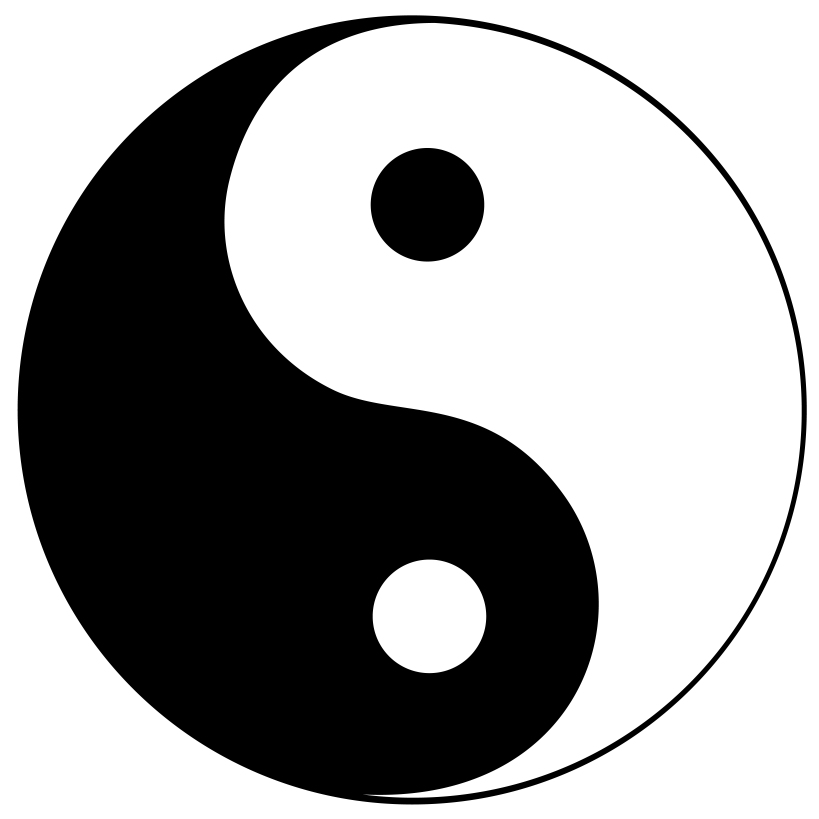
#> input picture bw.jpg, 4094 x 4094 px, given in place of the camera (shown at 1/5 size)
$ python LiveVideocontour.py
#> lines starting #> are read from the running program, lines starting #| are printed output that depends on the picture; after the words box and inside, x2 and y2 are one past the last pixel; in counts of white or black regions, pixels touching at a corner belong together
import cv2 as cv
import numpy as np

# Create a window and trackbars for HSV threshold adjustments
cv.namedWindow('Video')


def nothing(x):
    pass


# Create trackbars for HSV color filtering
cv.createTrackbar('th', 'Video', 0, 255, nothing)
cv.createTrackbar('lb', 'Video', 0, 255, nothing)
cv.createTrackbar('lg', 'Video', 0, 255, nothing)
cv.createTrackbar('lr', 'Video', 0, 255, nothing)
cv.createTrackbar('ub', 'Video', 255, 255, nothing)
cv.createTrackbar('ug', 'Video', 255, 255, nothing)
cv.createTrackbar('ur', 'Video', 255, 255, nothing)

# Open video capture
cap = cv.VideoCapture(0)

while cap.isOpened():
    r, frame = cap.read()
#> frame is the input picture: shape (4094, 4094, 3); min 0, max 255, mean 159.6
    if r:
        # Get trackbar positions
        thr = cv.getTrackbarPos('th', 'Video')
        Lb = cv.getTrackbarPos('lb', 'Video')
        Lg = cv.getTrackbarPos('lg', 'Video')
        Lr = cv.getTrackbarPos('lr', 'Video')
        Ub = cv.getTrackbarPos('ub', 'Video')
        Ug = cv.getTrackbarPos('ug', 'Video')
        Ur = cv.getTrackbarPos('ur', 'Video')

        # Define HSV color range
        lower = np.array([Lb, Lg, Lr])
        upper = np.array([Ub, Ug, Ur])

        # Resize and flip the frame
        frame = cv.resize(frame, (500, 350))
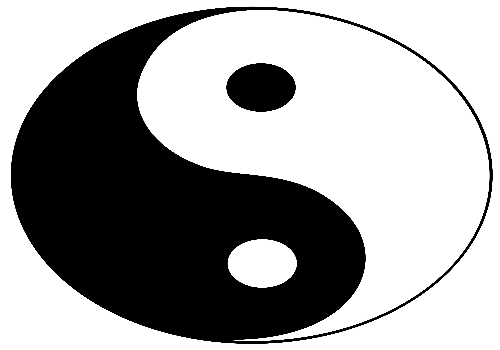
#> frame: shape (350, 500, 3); min 0, max 255, mean 159.6
        frame = cv.flip(frame, 1)
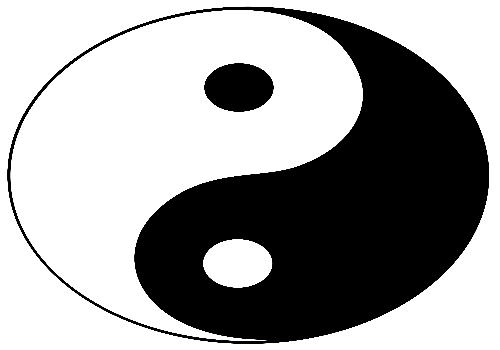
#> frame: shape (350, 500, 3); min 0, max 255, mean 159.6

        # Convert to HSV color space
        hsv = cv.cvtColor(frame, cv.COLOR_BGR2HSV)
#> hsv: shape (350, 500, 3); mean H, S, V 0, 0, 159.6

        # Create a mask for the color range
        m = cv.inRange(hsv, lower, upper)
#> m: shape (350, 500); every value is 255

        # Apply the mask to get the result
        res = cv.bitwise_and(frame, frame, mask=m)

        # Apply binary thresholding to the mask
        _, thi = cv.threshold(m, thr, 255, cv.THRESH_BINARY)

        # Find contours
        contours, _ = cv.findContours(thi, cv.RETR_TREE, cv.CHAIN_APPROX_SIMPLE)
#> contours = [[[0, 0], [0, 349], [499, 349], [499, 0]]]

        # Draw contours on the result image
        cv.drawContours(frame, contours, -1, (0, 0, 255), 3)
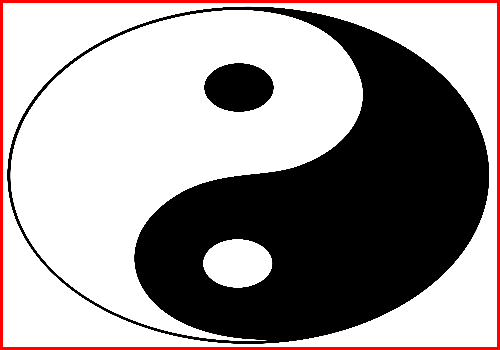
#> frame: shape (350, 500, 3); 2.89% of pixels changed, all inside (x1, y1, x2, y2) = (0, 0, 500, 350)

        # Display images
        cv.imshow('thr', thi)
        cv.imshow('Result', res)
        cv.imshow('hsv', hsv)
        cv.imshow('original', frame)

        # Exit on 'q' key press
        if cv.waitKey(25) & 0xFF == ord('q'):
#> (key q is pressed here)
            break
    else:
        break

# Release video capture and close all windows
cap.release()
cv.destroyAllWindows()

$ run again, on bw2.jpg
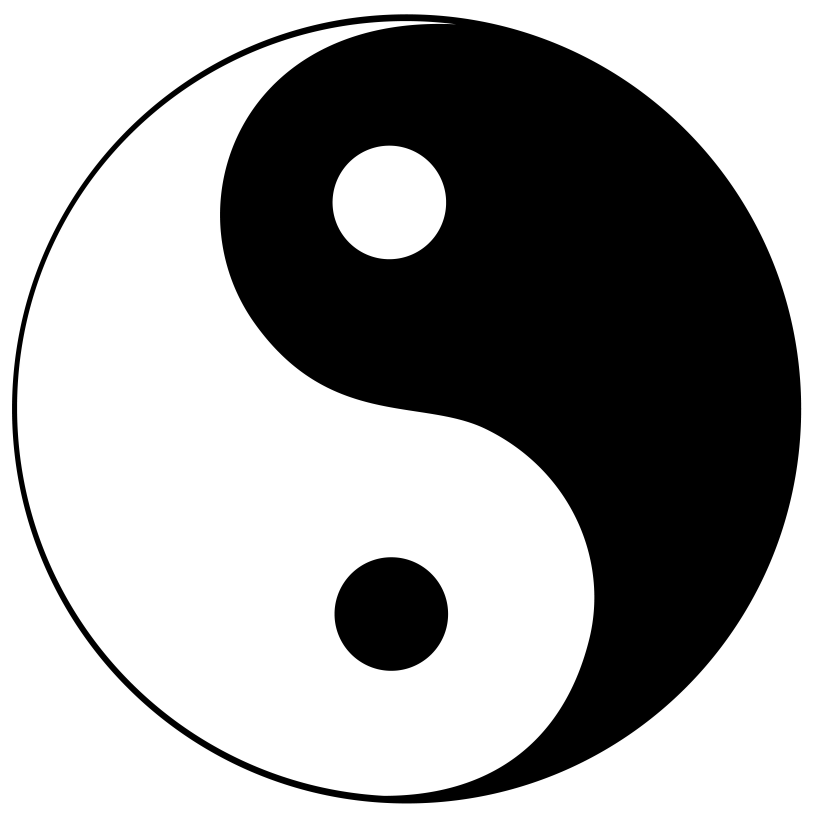
#> input picture bw2.jpg, 4094 x 4094 px, given in place of the camera (shown at 1/5 size)
#> frame is the input picture: shape (4094, 4094, 3); min 0, max 255, mean 159.6
#> `frame = cv.flip(frame, 1)`:
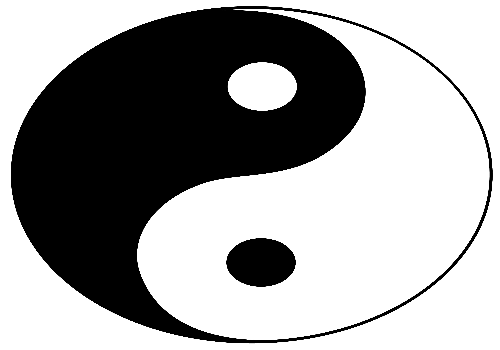
#> frame: shape (350, 500, 3); min 0, max 255, mean 159.6
#> hsv: shape (350, 500, 3); mean H, S, V 0, 0, 159.6
#> m: shape (350, 500); every value is 255
#> contours = [[[0, 0], [0, 349], [499, 349], [499, 0]]]
#> `cv.drawContours(frame, contours, -1, (0, 0, 255), 3)`:
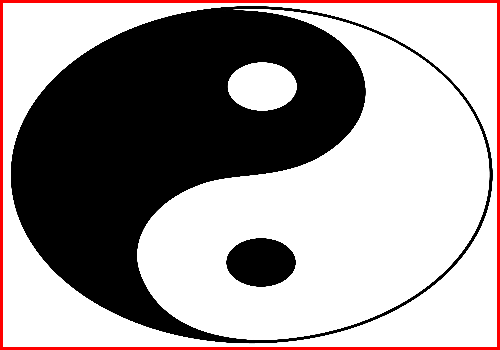
#> frame: shape (350, 500, 3); 2.89% of pixels changed, all inside (x1, y1, x2, y2) = (0, 0, 500, 350)
